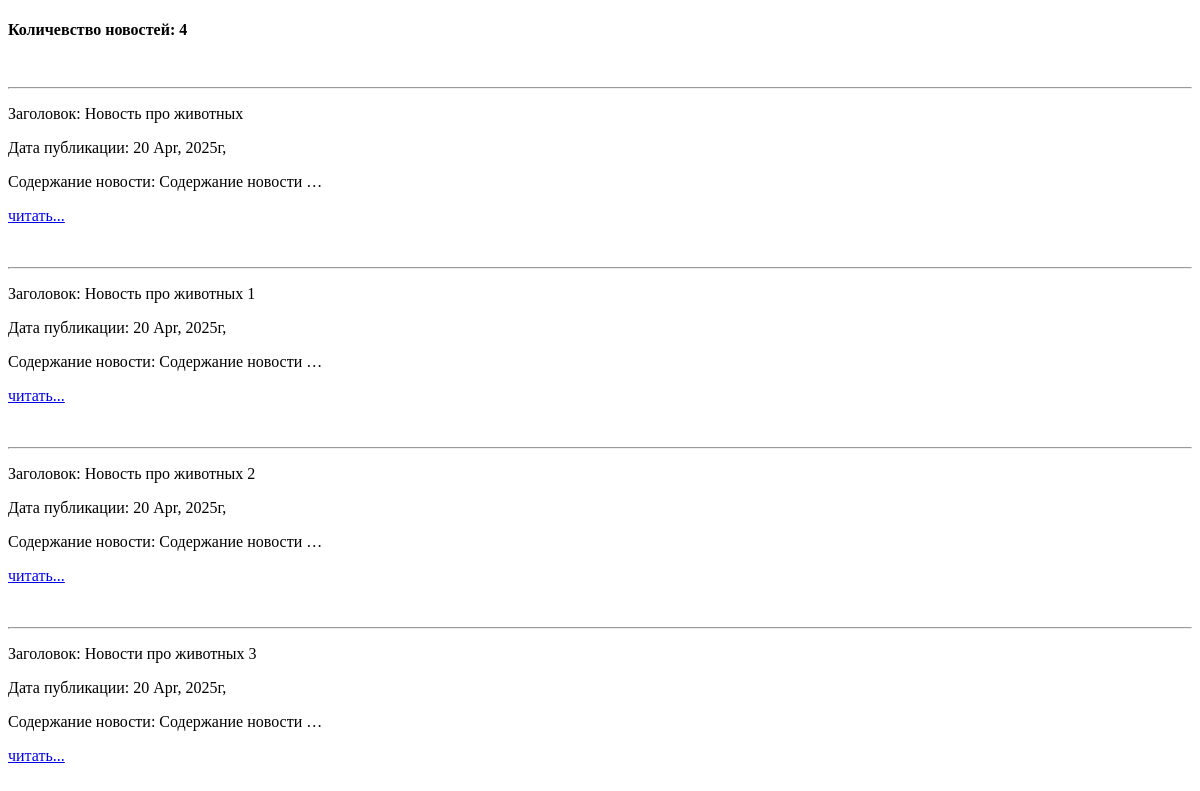
The page /news/ on the database as committed earlier.
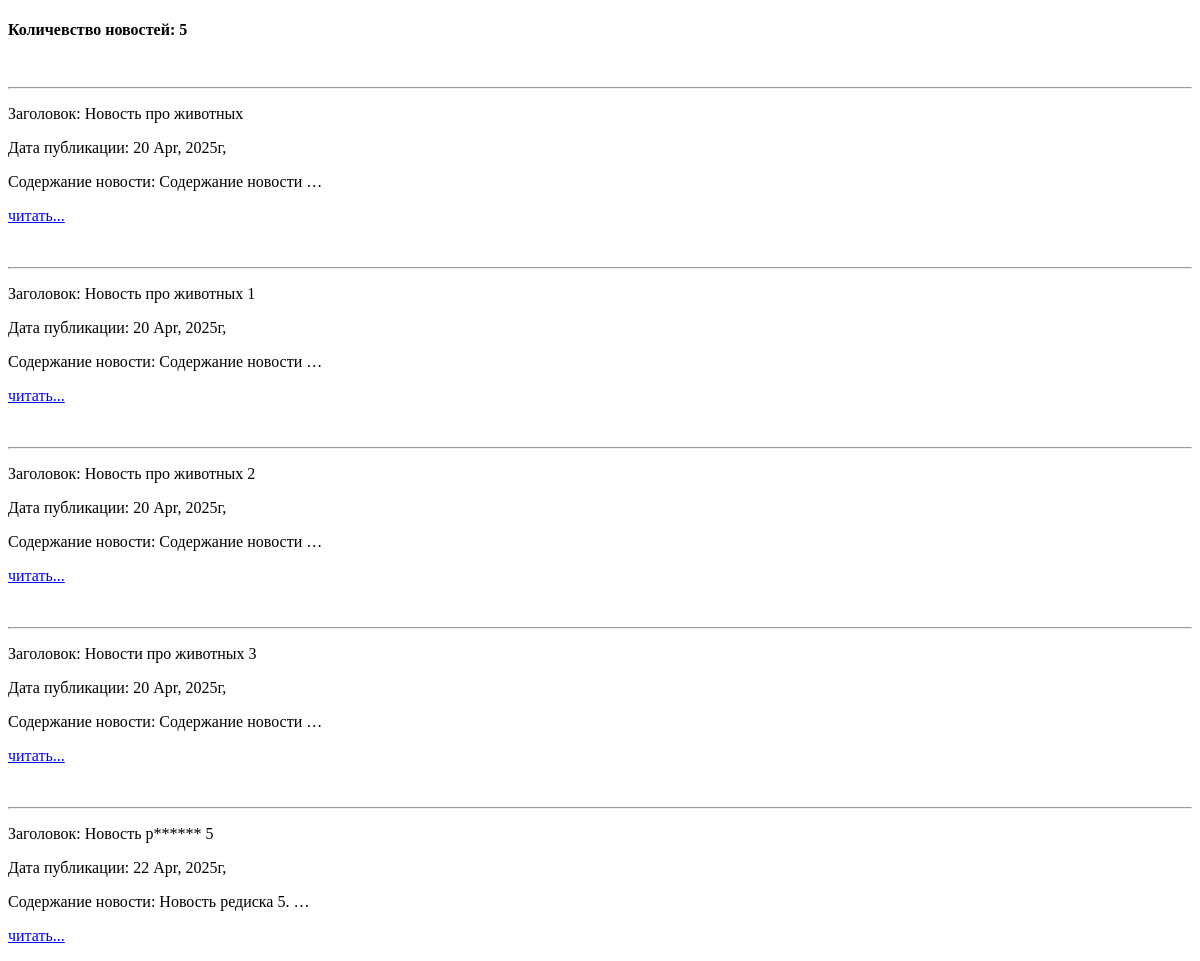
The same page on the database as committed later.
### news/models.py (models this page shows)
class News(models.Model):
    title = models.CharField(max_length=200)
    content = models.TextField()
    pub_date = models.DateTimeField(auto_now_add=True)
    author = models.ForeignKey(User, on_delete=models.CASCADE)
    category = models.ForeignKey('Category', on_delete=models.SET_NULL, null=True, blank=True)
    tags = models.ManyToManyField('Tag', blank=True)
    is_publisher = models.BooleanField(default=True)
    def __str__(self):
        return self.title

### news/views.py (the view)
# urls.py: path('news/', views.NewsListView.as_view(), name='news-list'),
class NewsListView(ListView):
    news = News.objects.all().order_by('-pub_date')
    model = News
    template_name = 'news/news.html'
    context_object_name = 'news'
    def get_context_data(self, *, object_list=None, **kwargs):
        context = super().get_context_data(**kwargs)
        context['time_now'] = datetime.utcnow()
        context['next_sale'] = None
        context['lenght'] = News.objects.count()
        pprint(context)
        return context

### news/templatetags/custom_filters.py (called while the page is built)
def _search(list, item):
    if list.get(item):
        return list.get(item)
    return False

@register.filter()
def censor(content):
    for i in range(1, len(DELETE_WORDS) + 1):
        if _search(DELETE_WORDS, i) in content.lower():
            word = _search(DELETE_WORDS, i)
            edit_word = _search(DELETE_WORDS, i)[0] + (len(word) - 1) * '*'
            content = content.replace(word, edit_word)
    return content

### templates/news/news.html
{% extends 'news/default.html' %}
{% load custom_filters %}
{% block content %}
    <H4>Количевство новостей: {{ lenght }}</H4>
    {% if news %}
        {% for new in news %}
            <br> <hr>
            <p>Заголовок: {{ new.title|censor }}</p>
            <p>Дата публикации: {{ new.pub_date|date:'d M, Yг,' }}</p>
            <p>Содержание новости: {{ new.content|truncatechars:20 }}</p>
            <a href="{% url 'news-detail' new.pk %}"><p>читать...</p></a>
        {% endfor %}
    {% else %}
        <h1>Новостей нет!</h1>
    {% endif %}
{% endblock %}

### templates/news/default.html (shortened to what this page needs)
<!DOCTYPE html>
<html lang="en">
<head>
</head>
<body>
    {% block content %}{% endblock %}
</body>
</html>

Rows that differ between the two databases and show on the page:
added News: title|censor "Новость р****** 5", pub_date "22 Apr, 2025г,", content "Новость редиска 5. …"
Other text that changed with them:
{{ lenght }}: "4" → "5"
